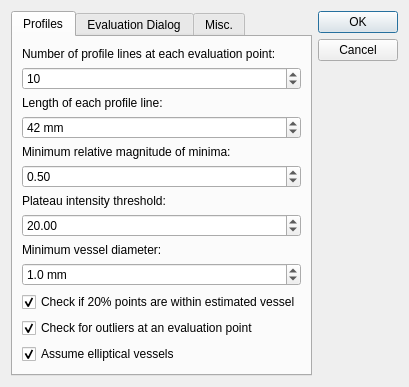
<?xml version="1.0" encoding="UTF-8"?>
<ui version="4.0">
 <class>SettingsDialog</class>
 <widget class="QDialog" name="SettingsDialog">
  <property name="geometry">
   <rect>
    <x>0</x>
    <y>0</y>
    <width>377</width>
    <height>371</height>
   </rect>
  </property>
  <property name="windowTitle">
   <string>Settings</string>
  </property>
  <layout class="QHBoxLayout" name="horizontalLayout">
   <item>
    <layout class="QVBoxLayout" name="verticalLayout_2">
     <item>
      <widget class="QTabWidget" name="tabWidget">
       <property name="currentIndex">
        <number>0</number>
       </property>
       <widget class="QWidget" name="tab">
        <attribute name="title">
         <string>Profiles</string>
        </attribute>
        <layout class="QVBoxLayout" name="verticalLayout_3">
         <item>
          <spacer name="verticalSpacer">
           <property name="orientation">
            <enum>Qt::Vertical</enum>
           </property>
           <property name="sizeHint" stdset="0">
            <size>
             <width>20</width>
             <height>40</height>
            </size>
           </property>
          </spacer>
         </item>
         <item>
          <widget class="QLabel" name="label">
           <property name="text">
            <string>Number of profile lines at each evaluation point:</string>
           </property>
          </widget>
         </item>
         <item>
          <widget class="QSpinBox" name="sb_numProfiles">
           <property name="minimum">
            <number>2</number>
           </property>
           <property name="value">
            <number>10</number>
           </property>
          </widget>
         </item>
         <item>
          <widget class="QLabel" name="label_2">
           <property name="text">
            <string>Length of each profile line:</string>
           </property>
          </widget>
         </item>
         <item>
          <widget class="QSpinBox" name="sb_sizeProfiles">
           <property name="suffix">
            <string> mm</string>
           </property>
           <property name="minimum">
            <number>1</number>
           </property>
           <property name="maximum">
            <number>999</number>
           </property>
           <property name="value">
            <number>42</number>
           </property>
          </widget>
         </item>
         <item>
          <widget class="QLabel" name="label_6">
           <property name="text">
            <string>Minimum relative magnitude of minima:</string>
           </property>
          </widget>
         </item>
         <item>
          <widget class="QDoubleSpinBox" name="sb_minRelMagnitude">
           <property name="maximum">
            <double>1.000000000000000</double>
           </property>
           <property name="singleStep">
            <double>0.100000000000000</double>
           </property>
           <property name="value">
            <double>0.500000000000000</double>
           </property>
          </widget>
         </item>
         <item>
          <widget class="QLabel" name="label_7">
           <property name="text">
            <string>Plateau intensity threshold:</string>
           </property>
          </widget>
         </item>
         <item>
          <widget class="QDoubleSpinBox" name="sb_plateauThreshold">
           <property name="maximum">
            <double>999999.000000000000000</double>
           </property>
           <property name="value">
            <double>20.000000000000000</double>
           </property>
          </widget>
         </item>
         <item>
          <widget class="QLabel" name="label_8">
           <property name="text">
            <string>Minimum vessel diameter:</string>
           </property>
          </widget>
         </item>
         <item>
          <widget class="QDoubleSpinBox" name="sb_minDiameter">
           <property name="suffix">
            <string> mm</string>
           </property>
           <property name="decimals">
            <number>1</number>
           </property>
           <property name="value">
            <double>1.000000000000000</double>
           </property>
          </widget>
         </item>
         <item>
          <spacer name="verticalSpacer_2">
           <property name="orientation">
            <enum>Qt::Vertical</enum>
           </property>
           <property name="sizeHint" stdset="0">
            <size>
             <width>20</width>
             <height>40</height>
            </size>
           </property>
          </spacer>
         </item>
         <item>
          <widget class="QCheckBox" name="cb_checkPoints">
           <property name="text">
            <string>Check if 20% points are within estimated vessel</string>
           </property>
           <property name="checked">
            <bool>true</bool>
           </property>
          </widget>
         </item>
         <item>
          <widget class="QCheckBox" name="cb_checkNormals">
           <property name="text">
            <string>Check for outliers at an evaluation point</string>
           </property>
           <property name="checked">
            <bool>true</bool>
           </property>
          </widget>
         </item>
         <item>
          <widget class="QCheckBox" name="cb_useEllipse">
           <property name="text">
            <string>Assume elliptical vessels</string>
           </property>
           <property name="checked">
            <bool>true</bool>
           </property>
          </widget>
         </item>
         <item>
          <spacer name="verticalSpacer_3">
           <property name="orientation">
            <enum>Qt::Vertical</enum>
           </property>
           <property name="sizeHint" stdset="0">
            <size>
             <width>20</width>
             <height>40</height>
            </size>
           </property>
          </spacer>
         </item>
        </layout>
       </widget>
       <widget class="QWidget" name="tab_2">
        <attribute name="title">
         <string>Evaluation Dialog</string>
        </attribute>
        <layout class="QVBoxLayout" name="verticalLayout_4">
         <item>
          <widget class="QLabel" name="label_4">
           <property name="text">
            <string>Default evaluation start point:</string>
           </property>
          </widget>
         </item>
         <item>
          <widget class="QDoubleSpinBox" name="sb_evalStart">
           <property name="suffix">
            <string> mm</string>
           </property>
           <property name="maximum">
            <double>999.990000000000009</double>
           </property>
           <property name="singleStep">
            <double>0.100000000000000</double>
           </property>
          </widget>
         </item>
         <item>
          <widget class="QLabel" name="label_5">
           <property name="text">
            <string>Default evaluation end point:</string>
           </property>
          </widget>
         </item>
         <item>
          <widget class="QDoubleSpinBox" name="sb_evalEnd">
           <property name="suffix">
            <string> mm</string>
           </property>
           <property name="maximum">
            <double>999.990000000000009</double>
           </property>
           <property name="singleStep">
            <double>0.100000000000000</double>
           </property>
           <property name="value">
            <double>60.000000000000000</double>
           </property>
          </widget>
         </item>
         <item>
          <widget class="QLabel" name="label_3">
           <property name="text">
            <string>Spline sampling interval:</string>
           </property>
          </widget>
         </item>
         <item>
          <widget class="QDoubleSpinBox" name="sb_splineSampling">
           <property name="suffix">
            <string> mm</string>
           </property>
           <property name="decimals">
            <number>1</number>
           </property>
           <property name="maximum">
            <double>999.899999999999977</double>
           </property>
           <property name="singleStep">
            <double>0.100000000000000</double>
           </property>
           <property name="value">
            <double>1.000000000000000</double>
           </property>
          </widget>
         </item>
        </layout>
       </widget>
       <widget class="QWidget" name="tab_3">
        <attribute name="title">
         <string>Misc.</string>
        </attribute>
        <layout class="QVBoxLayout" name="verticalLayout_5">
         <item>
          <widget class="QCheckBox" name="cb_mip">
           <property name="text">
            <string>Show MIP window</string>
           </property>
          </widget>
         </item>
         <item>
          <spacer name="verticalSpacer_5">
           <property name="orientation">
            <enum>Qt::Vertical</enum>
           </property>
           <property name="sizeHint" stdset="0">
            <size>
             <width>20</width>
             <height>40</height>
            </size>
           </property>
          </spacer>
         </item>
         <item>
          <layout class="QVBoxLayout" name="verticalLayout">
           <item>
            <widget class="QLabel" name="label_9">
             <property name="text">
              <string>Default directory:</string>
             </property>
            </widget>
           </item>
           <item>
            <layout class="QHBoxLayout" name="horizontalLayout_2">
             <item>
              <widget class="QLineEdit" name="defaultDir"/>
             </item>
             <item>
              <widget class="QPushButton" name="b_browse">
               <property name="text">
                <string>Browse...</string>
               </property>
              </widget>
             </item>
            </layout>
           </item>
           <item>
            <widget class="QCheckBox" name="cb_rememberLastDir">
             <property name="text">
              <string>Remember last directory</string>
             </property>
             <property name="checked">
              <bool>true</bool>
             </property>
            </widget>
           </item>
          </layout>
         </item>
         <item>
          <spacer name="verticalSpacer_4">
           <property name="orientation">
            <enum>Qt::Vertical</enum>
           </property>
           <property name="sizeHint" stdset="0">
            <size>
             <width>20</width>
             <height>40</height>
            </size>
           </property>
          </spacer>
         </item>
        </layout>
       </widget>
      </widget>
     </item>
    </layout>
   </item>
   <item>
    <widget class="QDialogButtonBox" name="buttonBox">
     <property name="orientation">
      <enum>Qt::Vertical</enum>
     </property>
     <property name="standardButtons">
      <set>QDialogButtonBox::Cancel|QDialogButtonBox::Ok</set>
     </property>
    </widget>
   </item>
  </layout>
 </widget>
 <resources/>
 <connections>
  <connection>
   <sender>buttonBox</sender>
   <signal>accepted()</signal>
   <receiver>SettingsDialog</receiver>
   <slot>accept()</slot>
   <hints>
    <hint type="sourcelabel">
     <x>248</x>
     <y>254</y>
    </hint>
    <hint type="destinationlabel">
     <x>157</x>
     <y>274</y>
    </hint>
   </hints>
  </connection>
  <connection>
   <sender>buttonBox</sender>
   <signal>rejected()</signal>
   <receiver>SettingsDialog</receiver>
   <slot>reject()</slot>
   <hints>
    <hint type="sourcelabel">
     <x>316</x>
     <y>260</y>
    </hint>
    <hint type="destinationlabel">
     <x>286</x>
     <y>274</y>
    </hint>
   </hints>
  </connection>
 </connections>
</ui>
